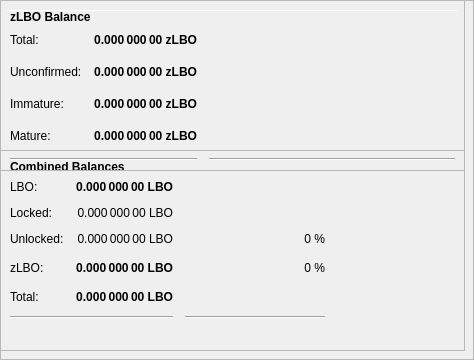
        <widget class="QFrame" name="frameObfuscation">
         <property name="minimumSize">
          <size>
           <width>0</width>
           <height>350</height>
          </size>
         </property>
         <property name="layoutDirection">
          <enum>Qt::LeftToRight</enum>
         </property>
         <property name="frameShape">
          <enum>QFrame::StyledPanel</enum>
         </property>
         <property name="frameShadow">
          <enum>QFrame::Raised</enum>
         </property>
         <widget class="QPushButton" name="runAutoDenom">
          <property name="geometry">
           <rect>
            <x>251</x>
            <y>17</y>
            <width>1</width>
            <height>1</height>
           </rect>
          </property>
          <property name="palette">
           <palette>
            <active>
             <colorrole role="WindowText">
              <brush brushstyle="SolidPattern">
               <color alpha="255">
                <red>0</red>
                <green>0</green>
                <blue>0</blue>
               </color>
              </brush>
             </colorrole>
             <colorrole role="Button">
              <brush brushstyle="SolidPattern">
               <color alpha="255">
                <red>239</red>
                <green>238</green>
                <blue>238</blue>
               </color>
              </brush>
             </colorrole>
             <colorrole role="Light">
              <brush brushstyle="SolidPattern">
               <color alpha="255">
                <red>255</red>
                <green>255</green>
                <blue>255</blue>
               </color>
              </brush>
             </colorrole>
             <colorrole role="Midlight">
              <brush brushstyle="SolidPattern">
               <color alpha="255">
                <red>247</red>
                <green>246</green>
                <blue>246</blue>
               </color>
              </brush>
             </colorrole>
             <colorrole role="Dark">
              <brush brushstyle="SolidPattern">
               <color alpha="255">
                <red>119</red>
                <green>119</green>
                <blue>119</blue>
               </color>
              </brush>
             </colorrole>
             <colorrole role="Mid">
              <brush brushstyle="SolidPattern">
               <color alpha="255">
                <red>159</red>
                <green>159</green>
                <blue>159</blue>
               </color>
              </brush>
             </colorrole>
             <colorrole role="Text">
              <brush brushstyle="SolidPattern">
               <color alpha="255">
                <red>0</red>
                <green>0</green>
                <blue>0</blue>
               </color>
              </brush>
             </colorrole>
             <colorrole role="BrightText">
              <brush brushstyle="SolidPattern">
               <color alpha="255">
                <red>255</red>
                <green>255</green>
                <blue>255</blue>
               </color>
              </brush>
             </colorrole>
             <colorrole role="ButtonText">
              <brush brushstyle="SolidPattern">
               <color alpha="255">
                <red>0</red>
                <green>0</green>
                <blue>0</blue>
               </color>
              </brush>
             </colorrole>
             <colorrole role="Base">
              <brush brushstyle="SolidPattern">
               <color alpha="255">
                <red>255</red>
                <green>255</green>
                <blue>255</blue>
               </color>
              </brush>
             </colorrole>
             <colorrole role="Window">
              <brush brushstyle="SolidPattern">
               <color alpha="255">
                <red>239</red>
                <green>238</green>
                <blue>238</blue>
               </color>
              </brush>
             </colorrole>
             <colorrole role="Shadow">
              <brush brushstyle="SolidPattern">
               <color alpha="255">
                <red>0</red>
                <green>0</green>
                <blue>0</blue>
               </color>
              </brush>
             </colorrole>
             <colorrole role="AlternateBase">
              <brush brushstyle="SolidPattern">
               <color alpha="255">
                <red>247</red>
                <green>246</green>
                <blue>246</blue>
               </color>
              </brush>
             </colorrole>
             <colorrole role="ToolTipBase">
              <brush brushstyle="SolidPattern">
               <color alpha="255">
                <red>255</red>
                <green>255</green>
                <blue>220</blue>
               </color>
              </brush>
             </colorrole>
             <colorrole role="ToolTipText">
              <brush brushstyle="SolidPattern">
               <color alpha="255">
                <red>0</red>
                <green>0</green>
                <blue>0</blue>
               </color>
              </brush>
             </colorrole>
            </active>
            <inactive>
             <colorrole role="WindowText">
              <brush brushstyle="SolidPattern">
               <color alpha="255">
                <red>0</red>
                <green>0</green>
                <blue>0</blue>
               </color>
              </brush>
             </colorrole>
             <colorrole role="Button">
              <brush brushstyle="SolidPattern">
               <color alpha="255">
                <red>239</red>
                <green>238</green>
                <blue>238</blue>
               </color>
              </brush>
             </colorrole>
             <colorrole role="Light">
              <brush brushstyle="SolidPattern">
               <color alpha="255">
                <red>255</red>
                <green>255</green>
                <blue>255</blue>
               </color>
              </brush>
             </colorrole>
             <colorrole role="Midlight">
              <brush brushstyle="SolidPattern">
               <color alpha="255">
                <red>247</red>
                <green>246</green>
                <blue>246</blue>
               </color>
              </brush>
             </colorrole>
             <colorrole role="Dark">
              <brush brushstyle="SolidPattern">
               <color alpha="255">
                <red>119</red>
                <green>119</green>
                <blue>119</blue>
               </color>
              </brush>
             </colorrole>
             <colorrole role="Mid">
              <brush brushstyle="SolidPattern">
               <color alpha="255">
                <red>159</red>
                <green>159</green>
                <blue>159</blue>
               </color>
              </brush>
             </colorrole>
             <colorrole role="Text">
              <brush brushstyle="SolidPattern">
               <color alpha="255">
                <red>0</red>
                <green>0</green>
                <blue>0</blue>
               </color>
              </brush>
             </colorrole>
             <colorrole role="BrightText">
              <brush brushstyle="SolidPattern">
               <color alpha="255">
                <red>255</red>
                <green>255</green>
                <blue>255</blue>
               </color>
              </brush>
             </colorrole>
             <colorrole role="ButtonText">
              <brush brushstyle="SolidPattern">
               <color alpha="255">
                <red>0</red>
                <green>0</green>
                <blue>0</blue>
               </color>
              </brush>
             </colorrole>
             <colorrole role="Base">
              <brush brushstyle="SolidPattern">
               <color alpha="255">
                <red>255</red>
                <green>255</green>
                <blue>255</blue>
               </color>
              </brush>
             </colorrole>
             <colorrole role="Window">
              <brush brushstyle="SolidPattern">
               <color alpha="255">
                <red>239</red>
                <green>238</green>
                <blue>238</blue>
               </color>
              </brush>
             </colorrole>
             <colorrole role="Shadow">
              <brush brushstyle="SolidPattern">
               <color alpha="255">
                <red>0</red>
                <green>0</green>
                <blue>0</blue>
               </color>
              </brush>
             </colorrole>
             <colorrole role="AlternateBase">
              <brush brushstyle="SolidPattern">
               <color alpha="255">
                <red>247</red>
                <green>246</green>
                <blue>246</blue>
               </color>
              </brush>
             </colorrole>
             <colorrole role="ToolTipBase">
              <brush brushstyle="SolidPattern">
               <color alpha="255">
                <red>255</red>
                <green>255</green>
                <blue>220</blue>
               </color>
              </brush>
             </colorrole>
             <colorrole role="ToolTipText">
              <brush brushstyle="SolidPattern">
               <color alpha="255">
                <red>0</red>
                <green>0</green>
                <blue>0</blue>
               </color>
              </brush>
             </colorrole>
            </inactive>
            <disabled>
             <colorrole role="WindowText">
              <brush brushstyle="SolidPattern">
               <color alpha="255">
                <red>119</red>
                <green>119</green>
                <blue>119</blue>
               </color>
              </brush>
             </colorrole>
             <colorrole role="Button">
              <brush brushstyle="SolidPattern">
               <color alpha="255">
                <red>239</red>
                <green>238</green>
                <blue>238</blue>
               </color>
              </brush>
             </colorrole>
             <colorrole role="Light">
              <brush brushstyle="SolidPattern">
               <color alpha="255">
                <red>255</red>
                <green>255</green>
                <blue>255</blue>
               </color>
              </brush>
             </colorrole>
             <colorrole role="Midlight">
              <brush brushstyle="SolidPattern">
               <color alpha="255">
                <red>247</red>
                <green>246</green>
                <blue>246</blue>
               </color>
              </brush>
             </colorrole>
             <colorrole role="Dark">
              <brush brushstyle="SolidPattern">
               <color alpha="255">
                <red>119</red>
                <green>119</green>
                <blue>119</blue>
               </color>
              </brush>
             </colorrole>
             <colorrole role="Mid">
              <brush brushstyle="SolidPattern">
               <color alpha="255">
                <red>159</red>
                <green>159</green>
                <blue>159</blue>
               </color>
              </brush>
             </colorrole>
             <colorrole role="Text">
              <brush brushstyle="SolidPattern">
               <color alpha="255">
                <red>119</red>
                <green>119</green>
                <blue>119</blue>
               </color>
              </brush>
             </colorrole>
             <colorrole role="BrightText">
              <brush brushstyle="SolidPattern">
               <color alpha="255">
                <red>255</red>
                <green>255</green>
                <blue>255</blue>
               </color>
              </brush>
             </colorrole>
             <colorrole role="ButtonText">
              <brush brushstyle="SolidPattern">
               <color alpha="255">
                <red>119</red>
                <green>119</green>
                <blue>119</blue>
               </color>
              </brush>
             </colorrole>
             <colorrole role="Base">
              <brush brushstyle="SolidPattern">
               <color alpha="255">
                <red>239</red>
                <green>238</green>
                <blue>238</blue>
               </color>
              </brush>
             </colorrole>
             <colorrole role="Window">
              <brush brushstyle="SolidPattern">
               <color alpha="255">
                <red>239</red>
                <green>238</green>
                <blue>238</blue>
               </color>
              </brush>
             </colorrole>
             <colorrole role="Shadow">
              <brush brushstyle="SolidPattern">
               <color alpha="255">
                <red>0</red>
                <green>0</green>
                <blue>0</blue>
               </color>
              </brush>
             </colorrole>
             <colorrole role="AlternateBase">
              <brush brushstyle="SolidPattern">
               <color alpha="255">
                <red>239</red>
                <green>238</green>
                <blue>238</blue>
               </color>
              </brush>
             </colorrole>
             <colorrole role="ToolTipBase">
              <brush brushstyle="SolidPattern">
               <color alpha="255">
                <red>255</red>
                <green>255</green>
                <blue>220</blue>
               </color>
              </brush>
             </colorrole>
             <colorrole role="ToolTipText">
              <brush brushstyle="SolidPattern">
               <color alpha="255">
                <red>0</red>
                <green>0</green>
                <blue>0</blue>
               </color>
              </brush>
             </colorrole>
            </disabled>
           </palette>
          </property>
          <property name="focusPolicy">
           <enum>Qt::NoFocus</enum>
          </property>
          <property name="autoFillBackground">
           <bool>true</bool>
          </property>
          <property name="text">
           <string/>
          </property>
          <property name="flat">
           <bool>true</bool>
          </property>
         </widget>
         <widget class="Line" name="line">
          <property name="geometry">
           <rect>
            <x>7</x>
            <y>10</y>
            <width>451</width>
            <height>1</height>
           </rect>
          </property>
          <property name="orientation">
           <enum>Qt::Horizontal</enum>
          </property>
         </widget>
         <widget class="QFrame" name="frame_3">
          <property name="geometry">
           <rect>
            <x>0</x>
            <y>150</y>
            <width>465</width>
            <height>201</height>
           </rect>
          </property>
          <property name="frameShape">
           <enum>QFrame::StyledPanel</enum>
          </property>
          <property name="frameShadow">
           <enum>QFrame::Raised</enum>
          </property>
          <layout class="QVBoxLayout" name="verticalLayout_5">
           <item>
            <layout class="QHBoxLayout" name="horizontalLayout_5" stretch="0">
             <item>
              <widget class="QLabel" name="label_5z">
               <property name="maximumSize">
                <size>
                 <width>16777215</width>
                 <height>20</height>
                </size>
               </property>
               <property name="font">
                <font>
                 <weight>75</weight>
                 <bold>true</bold>
                </font>
               </property>
               <property name="toolTip">
                <string>Combined Balances (including unconfirmed and immature coins)</string>
               </property>
               <property name="text">
                <string>&lt;html&gt;&lt;head/&gt;&lt;body&gt;&lt;p&gt;Combined Balances&lt;/p&gt;&lt;/body&gt;&lt;/html&gt;</string>
               </property>
              </widget>
             </item>
            </layout>
           </item>
           <item>
            <layout class="QGridLayout" name="gridLayout_3">
             <property name="spacing">
              <number>12</number>
             </property>
             <item row="7" column="0" colspan="2">
              <widget class="Line" name="lineSpendableBalance_3">
               <property name="orientation">
                <enum>Qt::Horizontal</enum>
               </property>
              </widget>
             </item>
             <item row="7" column="2">
              <widget class="Line" name="lineWatchBalance_3">
               <property name="sizePolicy">
                <sizepolicy hsizetype="Preferred" vsizetype="Fixed">
                 <horstretch>0</horstretch>
                 <verstretch>0</verstretch>
                </sizepolicy>
               </property>
               <property name="minimumSize">
                <size>
                 <width>140</width>
                 <height>0</height>
                </size>
               </property>
               <property name="orientation">
                <enum>Qt::Horizontal</enum>
               </property>
              </widget>
             </item>
             <item row="4" column="1">
              <widget class="QLabel" name="labelzBalancez">
               <property name="font">
                <font>
                 <weight>75</weight>
                 <bold>true</bold>
                </font>
               </property>
               <property name="cursor">
                <cursorShape>IBeamCursor</cursorShape>
               </property>
               <property name="toolTip">
                <string>Total of transactions that have yet to be confirmed, and do not yet count toward the spendable balance</string>
               </property>
               <property name="text">
                <string notr="true">0.000 000 00 LBO</string>
               </property>
               <property name="alignment">
                <set>Qt::AlignRight|Qt::AlignTrailing|Qt::AlignVCenter</set>
               </property>
               <property name="textInteractionFlags">
                <set>Qt::LinksAccessibleByMouse|Qt::TextSelectableByKeyboard|Qt::TextSelectableByMouse</set>
               </property>
              </widget>
             </item>
             <item row="6" column="1">
              <widget class="QLabel" name="labelTotalz">
               <property name="font">
                <font>
                 <weight>75</weight>
                 <bold>true</bold>
                </font>
               </property>
               <property name="cursor">
                <cursorShape>IBeamCursor</cursorShape>
               </property>
               <property name="toolTip">
                <string>Total Balance, including unconfirmed and immature coins.</string>
               </property>
               <property name="text">
                <string notr="true">0.000 000 00 LBO</string>
               </property>
               <property name="alignment">
                <set>Qt::AlignRight|Qt::AlignTrailing|Qt::AlignVCenter</set>
               </property>
               <property name="textInteractionFlags">
                <set>Qt::LinksAccessibleByMouse|Qt::TextSelectableByKeyboard|Qt::TextSelectableByMouse</set>
               </property>
              </widget>
             </item>
             <item row="4" column="3">
              <spacer name="horizontalSpacer_6">
               <property name="orientation">
                <enum>Qt::Horizontal</enum>
               </property>
               <property name="sizeHint" stdset="0">
                <size>
                 <width>40</width>
                 <height>20</height>
                </size>
               </property>
              </spacer>
             </item>
             <item row="6" column="0">
              <widget class="QLabel" name="labelTotalTextz">
               <property name="text">
                <string>Total:</string>
               </property>
              </widget>
             </item>
             <item row="1" column="0">
              <widget class="QLabel" name="labelBalanceTextz">
               <property name="text">
                <string>LBO:</string>
               </property>
              </widget>
             </item>
             <item row="1" column="1">
              <widget class="QLabel" name="labelBalancez">
               <property name="font">
                <font>
                 <weight>75</weight>
                 <bold>true</bold>
                </font>
               </property>
               <property name="cursor">
                <cursorShape>IBeamCursor</cursorShape>
               </property>
               <property name="toolTip">
                <string>Your current spendable balance</string>
               </property>
               <property name="text">
                <string notr="true">0.000 000 00 LBO</string>
               </property>
               <property name="alignment">
                <set>Qt::AlignRight|Qt::AlignTrailing|Qt::AlignVCenter</set>
               </property>
               <property name="textInteractionFlags">
                <set>Qt::LinksAccessibleByMouse|Qt::TextSelectableByKeyboard|Qt::TextSelectableByMouse</set>
               </property>
              </widget>
             </item>
             <item row="4" column="0">
              <widget class="QLabel" name="labelzBalanceTextz">
               <property name="toolTip">
                <string/>
               </property>
               <property name="text">
                <string>zLBO:</string>
               </property>
              </widget>
             </item>
             <item row="4" column="2">
              <widget class="QLabel" name="labelzLBOPercent">
               <property name="toolTip">
                <string>Current percentage of zLBO.
If AutoMint is enabled this percentage will settle around the configured AutoMint percentage (default = 10%)</string>
               </property>
               <property name="text">
                <string>0 %</string>
               </property>
               <property name="alignment">
                <set>Qt::AlignRight|Qt::AlignTrailing|Qt::AlignVCenter</set>
               </property>
              </widget>
             </item>
             <item row="6" column="2">
              <widget class="QLabel" name="label100Percent">
               <property name="text">
                <string/>
               </property>
               <property name="alignment">
                <set>Qt::AlignRight|Qt::AlignTrailing|Qt::AlignVCenter</set>
               </property>
              </widget>
             </item>
             <item row="2" column="1">
              <widget class="QLabel" name="labelLockedBalance">
               <property name="toolTip">
                <string>Locked LBO or Masternode collaterals. These are excluded from zLBO minting.</string>
               </property>
               <property name="text">
                <string>0.000 000 00 LBO</string>
               </property>
               <property name="alignment">
                <set>Qt::AlignRight|Qt::AlignTrailing|Qt::AlignVCenter</set>
               </property>
              </widget>
             </item>
             <item row="2" column="0">
              <widget class="QLabel" name="labelLockedBalanceText">
               <property name="toolTip">
                <string>Locked LBO or Masternode collaterals. These are excluded from zLBO minting.</string>
               </property>
               <property name="text">
                <string>Locked:</string>
               </property>
              </widget>
             </item>
             <item row="3" column="0">
              <widget class="QLabel" name="labelUnLockedBalanceText">
               <property name="toolTip">
                <string>Unlocked LBOs. These can be used for zLBO minting.</string>
               </property>
               <property name="text">
                <string>Unlocked:</string>
               </property>
              </widget>
             </item>
             <item row="3" column="1">
              <widget class="QLabel" name="labelUnLockedBalance">
               <property name="toolTip">
                <string>Unlocked LBOs. These can be used for zLBO minting.</string>
               </property>
               <property name="text">
                <string>0.000 000 00 LBO</string>
               </property>
               <property name="alignment">
                <set>Qt::AlignRight|Qt::AlignTrailing|Qt::AlignVCenter</set>
               </property>
              </widget>
             </item>
             <item row="3" column="2">
              <widget class="QLabel" name="labelLBOPercent">
               <property name="text">
                <string>0 %</string>
               </property>
               <property name="alignment">
                <set>Qt::AlignRight|Qt::AlignTrailing|Qt::AlignVCenter</set>
               </property>
              </widget>
             </item>
            </layout>
           </item>
           <item>
            <spacer name="verticalSpacer">
             <property name="orientation">
              <enum>Qt::Vertical</enum>
             </property>
             <property name="sizeHint" stdset="0">
              <size>
               <width>20</width>
               <height>40</height>
              </size>
             </property>
            </spacer>
           </item>
          </layout>
         </widget>
         <widget class="QFrame" name="frame_4">
          <property name="geometry">
           <rect>
            <x>0</x>
            <y>0</y>
            <width>465</width>
            <height>171</height>
           </rect>
          </property>
          <property name="frameShape">
           <enum>QFrame::StyledPanel</enum>
          </property>
          <property name="frameShadow">
           <enum>QFrame::Raised</enum>
          </property>
          <layout class="QVBoxLayout" name="verticalLayout_7">
           <item>
            <layout class="QHBoxLayout" name="horizontalLayout_8" stretch="0">
             <item>
              <widget class="QLabel" name="label_5z_3">
               <property name="maximumSize">
                <size>
                 <width>16777215</width>
                 <height>20</height>
                </size>
               </property>
               <property name="font">
                <font>
                 <weight>75</weight>
                 <bold>true</bold>
                </font>
               </property>
               <property name="text">
                <string>zLBO Balance</string>
               </property>
              </widget>
             </item>
            </layout>
           </item>
           <item>
            <layout class="QGridLayout" name="gridLayout_5">
             <property name="spacing">
              <number>12</number>
             </property>
             <item row="4" column="0">
              <widget class="QLabel" name="labelzBalanceMatureText">
               <property name="toolTip">
                <string>Mature: more than 20 confirmation and more than 1 mints of the same denomination after it was minted.
These zLBO are spendable.</string>
               </property>
               <property name="text">
                <string>Mature:</string>
               </property>
              </widget>
             </item>
             <item row="5" column="0" colspan="2">
              <widget class="Line" name="lineSpendableBalance_5">
               <property name="orientation">
                <enum>Qt::Horizontal</enum>
               </property>
              </widget>
             </item>
             <item row="1" column="1">
              <widget class="QLabel" name="labelzBalance">
               <property name="font">
                <font>
                 <weight>75</weight>
                 <bold>true</bold>
                </font>
               </property>
               <property name="cursor">
                <cursorShape>IBeamCursor</cursorShape>
               </property>
               <property name="toolTip">
                <string>All available zLBO, unconfirmed and immature zLBO included.</string>
               </property>
               <property name="text">
                <string notr="true">0.000 000 00 zLBO</string>
               </property>
               <property name="alignment">
                <set>Qt::AlignRight|Qt::AlignTrailing|Qt::AlignVCenter</set>
               </property>
               <property name="textInteractionFlags">
                <set>Qt::LinksAccessibleByMouse|Qt::TextSelectableByKeyboard|Qt::TextSelectableByMouse</set>
               </property>
              </widget>
             </item>
             <item row="5" column="2">
              <widget class="Line" name="lineWatchBalance_5">
               <property name="sizePolicy">
                <sizepolicy hsizetype="Preferred" vsizetype="Fixed">
                 <horstretch>0</horstretch>
                 <verstretch>0</verstretch>
                </sizepolicy>
               </property>
               <property name="minimumSize">
                <size>
                 <width>140</width>
                 <height>0</height>
                </size>
               </property>
               <property name="orientation">
                <enum>Qt::Horizontal</enum>
               </property>
              </widget>
             </item>
             <item row="1" column="0">
              <widget class="QLabel" name="labelzBalanceText">
               <property name="toolTip">
                <string>All available zLBO, unconfirmed and immature zLBO included.</string>
               </property>
               <property name="text">
                <string>Total:</string>
               </property>
              </widget>
             </item>
             <item row="1" column="2">
              <spacer name="horizontalSpacer_8">
               <property name="orientation">
                <enum>Qt::Horizontal</enum>
               </property>
               <property name="sizeHint" stdset="0">
                <size>
                 <width>40</width>
                 <height>20</height>
                </size>
               </property>
              </spacer>
             </item>
             <item row="4" column="2">
              <spacer name="horizontalSpacer_4">
               <property name="orientation">
                <enum>Qt::Horizontal</enum>
               </property>
               <property name="sizeHint" stdset="0">
                <size>
                 <width>40</width>
                 <height>20</height>
                </size>
               </property>
              </spacer>
             </item>
             <item row="4" column="1">
              <widget class="QLabel" name="labelzBalanceMature">
               <property name="font">
                <font>
                 <weight>75</weight>
                 <bold>true</bold>
                </font>
               </property>
               <property name="toolTip">
                <string>Mature: more than 20 confirmation and more than 1 mints of the same denomination after it was minted.
These zLBO are spendable.</string>
               </property>
               <property name="text">
                <string>0.000 000 00 zLBO</string>
               </property>
               <property name="alignment">
                <set>Qt::AlignRight|Qt::AlignTrailing|Qt::AlignVCenter</set>
               </property>
              </widget>
             </item>
             <item row="2" column="0">
              <widget class="QLabel" name="labelzBalanceUnconfirmedText">
               <property name="toolTip">
                <string>Unconfirmed: less than 20 confirmations
Immature: confirmed, but less than 1 mints of the same denomination after it was minted</string>
               </property>
               <property name="text">
                <string>Unconfirmed:</string>
               </property>
              </widget>
             </item>
             <item row="2" column="1">
              <widget class="QLabel" name="labelzBalanceUnconfirmed">
               <property name="font">
                <font>
                 <weight>75</weight>
                 <bold>true</bold>
                </font>
               </property>
               <property name="toolTip">
                <string>Unconfirmed: less than 20 confirmations
Immature: confirmed, but less than 1 mints of the same denomination after it was minted</string>
               </property>
               <property name="text">
                <string>0.000 000 00 zLBO</string>
               </property>
               <property name="alignment">
                <set>Qt::AlignRight|Qt::AlignTrailing|Qt::AlignVCenter</set>
               </property>
              </widget>
             </item>
             <item row="2" column="2">
              <spacer name="horizontalSpacer_5">
               <property name="orientation">
                <enum>Qt::Horizontal</enum>
               </property>
               <property name="sizeHint" stdset="0">
                <size>
                 <width>40</width>
                 <height>20</height>
                </size>
               </property>
              </spacer>
             </item>
             <item row="3" column="0">
              <widget class="QLabel" name="labelzBalanceImmatureText">
               <property name="toolTip">
                <string>Unconfirmed: less than 20 confirmations
Immature: confirmed, but less than 1 mints of the same denomination after it was minted</string>
               </property>
               <property name="text">
                <string>Immature:</string>
               </property>
              </widget>
             </item>
             <item row="3" column="1">
              <widget class="QLabel" name="labelzBalanceImmature">
               <property name="font">
                <font>
                 <weight>75</weight>
                 <bold>true</bold>
                </font>
               </property>
               <property name="toolTip">
                <string>Unconfirmed: less than 20 confirmations
Immature: confirmed, but less than 1 mints of the same denomination after it was minted</string>
               </property>
               <property name="text">
                <string>0.000 000 00 zLBO</string>
               </property>
               <property name="alignment">
                <set>Qt::AlignRight|Qt::AlignTrailing|Qt::AlignVCenter</set>
               </property>
              </widget>
             </item>
             <item row="3" column="2">
              <spacer name="horizontalSpacer_7">
               <property name="orientation">
                <enum>Qt::Horizontal</enum>
               </property>
               <property name="sizeHint" stdset="0">
                <size>
                 <width>40</width>
                 <height>20</height>
                </size>
               </property>
              </spacer>
             </item>
            </layout>
           </item>
          </layout>
         </widget>
        </widget>
